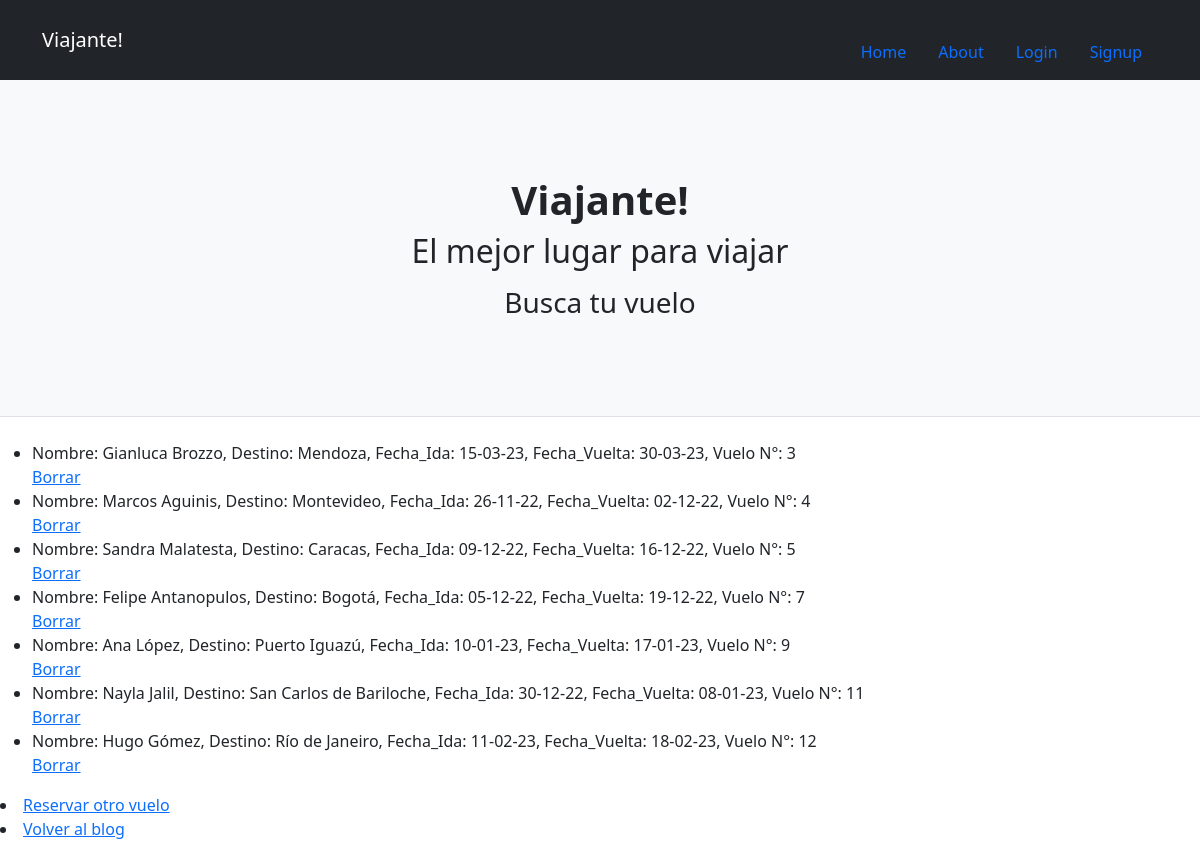
The page /vuelos/ on the database its author committed.
### vuelos/models.py (models this page shows, shortened)
class Vuelos(models.Model):
    class DestinoChoices(models.TextChoices):
        Bogota = "Bogotá"
        Caracas =  "Caracas"
        Rio_de_Janeiro =  "Río de Janeiro"
        Montevideo = "Montevideo"
        Bariloche = "San Carlos de Bariloche"
        Iguazu = "Puerto Iguazú"
        Mendoza = "Mendoza"
    nombre_pasajero = models.CharField(max_length=200)
    destino = models.CharField(max_length=100, choices= DestinoChoices.choices, default=DestinoChoices.Bogota)
    fecha_vuelo_ida = models.CharField(max_length=100, default="")
    fecha_vuelo_vuelta= models.CharField(max_length=100, default="")

### vuelos/views.py (the view)
# urls.py: path('vuelos/', mostrar_vuelos, name = "vuelos"),
def mostrar_vuelos(request):
  lista_vuelos = Vuelos.objects.all()
  return render(request, "vuelos/vuelos.html", {"lista_vuelos": lista_vuelos})

### vuelos/templates/vuelos/vuelos.html (shortened to what this page needs)
{% extends 'blog_opiniones/base.html' %}
{% block header %}
<div class="container">
    <div class="text-center my-5">
        <h1 class="fw-bolder">Viajante!</h1>
        <p class="lead mb-0"><h2>El mejor lugar para viajar</h2> </p>
        <p class="lead mb-0"><h3>Busca tu vuelo</h3></p>
    </div>
</div>
    {% endblock %}
{% block contenido %}
      <ul>
  {% for vuelo in lista_vuelos %}
          <li> Nombre: {{vuelo.nombre_pasajero}}, Destino: {{vuelo.destino}}, Fecha_Ida: {{vuelo.fecha_vuelo_ida}}, Fecha_Vuelta: {{vuelo.fecha_vuelo_vuelta}}, Vuelo N°: {{vuelo.id}}</li>
          <a href="{% url 'vuelo-borrar' vuelo.id%}">Borrar</a>
  {% endfor %}
      </ul>
      <li><a href="{% url 'reservar-vuelo' %}">Reservar otro vuelo</a></li>
      <li><a href="{% url 'index-blog' %}">Volver al blog</a></li>
{% endblock %}

### rows shown on the page
Vuelos: nombre_pasajero "Gianluca Brozzo", destino "Mendoza", fecha_vuelo_ida "15-03-23", fecha_vuelo_vuelta "30-03-23", id "3"
Vuelos: nombre_pasajero "Marcos Aguinis", destino "Montevideo", fecha_vuelo_ida "26-11-22", fecha_vuelo_vuelta "02-12-22", id "4"
Vuelos: nombre_pasajero "Sandra Malatesta", destino "Caracas", fecha_vuelo_ida "09-12-22", fecha_vuelo_vuelta "16-12-22", id "5"
Vuelos: nombre_pasajero "Felipe Antanopulos", destino "Bogotá", fecha_vuelo_ida "05-12-22", fecha_vuelo_vuelta "19-12-22", id "7"
Vuelos: nombre_pasajero "Ana López", destino "Puerto Iguazú", fecha_vuelo_ida "10-01-23", fecha_vuelo_vuelta "17-01-23", id "9"
Vuelos: nombre_pasajero "Nayla Jalil", destino "San Carlos de Bariloche", fecha_vuelo_ida "30-12-22", fecha_vuelo_vuelta "08-01-23", id "11"
Vuelos: nombre_pasajero "Hugo Gómez", destino "Río de Janeiro", fecha_vuelo_ida "11-02-23", fecha_vuelo_vuelta "18-02-23", id "12"
